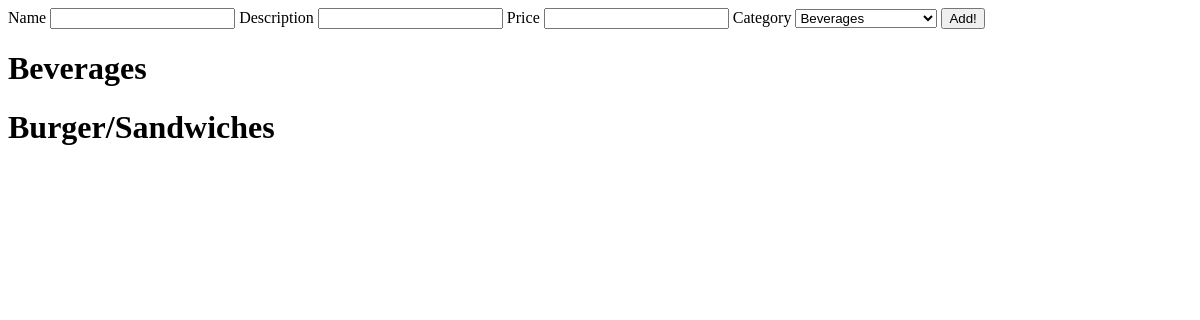
Page /addMenu.php?id=5 (signed in) on the earlier database version.
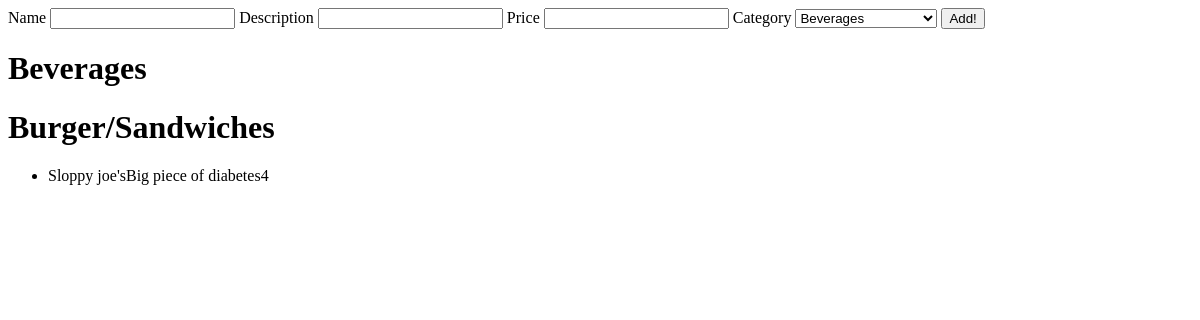
Same page on the later database version.
### tables this page shows
CREATE TABLE `menu` (
  `menu_id` int(11) NOT NULL AUTO_INCREMENT,
  `menu_name` longtext NOT NULL,
  `menu_description` longtext NOT NULL,
  `menu_price` int(11) NOT NULL,
  `menu_category` varchar(255) NOT NULL,
  `restaurant_id` int(11) NOT NULL,
  PRIMARY KEY (`menu_id`)
);

### classes/Menu.class.php (called while the page is built, shortened)
<?php
	include_once('Db.class.php');
	class Menu
	{
		public function getSpecificMenufromRestaurant($restaurantID)
		{
			$db = new Db();
			$sql = "SELECT * FROM menu WHERE restaurant_id = '$restaurantID'";
			$result = $db->conn->query($sql);
			if($result)
			{
				$rows = array();
				while ($row = mysqli_fetch_array($result, MYSQL_ASSOC))
				{
				    $rows[] = $row;
				}
				return $rows;
			}
		}
	}
?>

### classes/Db.class.php (called while the page is built)
<?php
	class Db
	{
		private $m_sHost = "localhost";
		private $m_sUser = "root";
		private $m_sPassword = "";
		private $m_sDatabase = "opentable";
		public function __construct()
		{
			$this->conn = new mysqli($this->m_sHost, $this->m_sUser, $this->m_sPassword, $this->m_sDatabase);
		}
	}
 ?>

### addMenu.php (the view, shortened to what this page needs)
<?php
	$restaurantID = $_GET['id'];
	include_once("classes/Menu.class.php");
	$menu = new Menu();
$menuList = $menu->getSpecificMenufromRestaurant($restaurantID);
?><!doctype html>
<html lang="en">
<head>
</head>
<body>
  <form action='#' method="post">
   <label for="menu_name">Name</label>
   <input id="menu_name" name="menu_name" />
   <label for="menu_description">Description</label>
   <input id="menu_description" name="menu_description" />
   <label for="menu_price">Price</label>
   <input id="menu_price" name="menu_price" />
<label for="menu_category">Category</label>
	<select id="menu_category" name="menu_category">
			<option value="beverages">Beverages</option>
	</select>
 <button type="submit" id='btnSubmit'>Add!</button>
 </form>
 <h1>Beverages</h1>
 <h1>Burger/Sandwiches</h1>
 <ul>
 	<?php
 		foreach ($menuList as $menuItem)
 		{
 			if($menuItem['menu_category'] == "burgerSandwiches")
 			{
 				echo "<li>";
 					echo $menuItem['menu_name'];
 					echo $menuItem['menu_description'];
 					echo $menuItem['menu_price'];
 				echo "</li>";
 			}
 		}
 	 ?>
 </ul>
</body>
</html>

Differences in the rows shown:
added menu: menu_name "Sloppy joe's", menu_description "Big piece of diabetes", menu_price "4"
